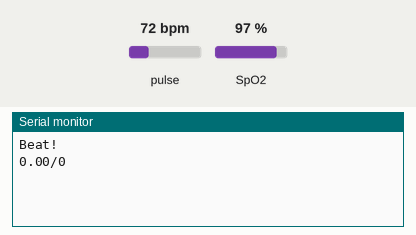
Simulated run of this sketch. Board: Arduino Uno, built with avr-gcc and run on an emulated ATmega328P. Parts: the last lines printed to the serial monitor. Inputs (shaded band) come from the test bench; at power-on: pulse 72 bpm, SpO2 97 %.

Above: at 1.2 s.
1.3 s: pulse set to 42 bpm
At 2.7 s:
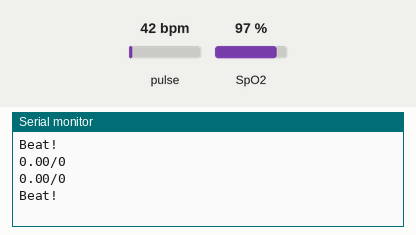
2.8 s: SpO2 set to 80 %
At 3.6 s:
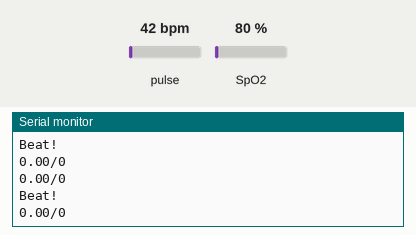
4.3 s: pulse set to 70 bpm
At 7.8 s:
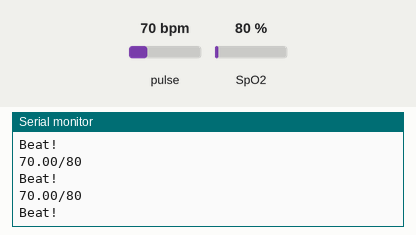
Timing chart, 0 to 9.3 s (numbered marks = the images above; inputs shaded):
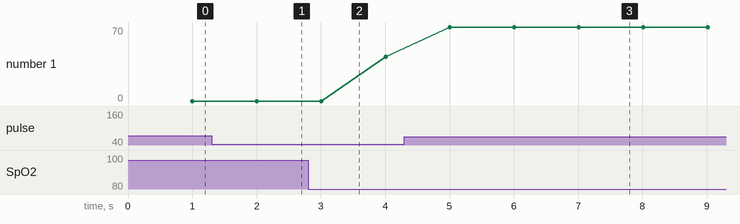

Measured:
- after the input at 4.3 s, the serial monitor: prints a new line after 0.71 s (image 3)
- plotted number 1: 42 → 70 after the input at 4.3 s

The sketch:

pulse_oximenter.ino
```cpp
#include <Wire.h>
#include "MAX30100_PulseOximeter.h"

#define REPORTING_PERIOD_MS     1000
PulseOximeter pox;

uint32_t tsLastReport = 0;
void onBeatDetected()
{
    Serial.println("Beat!");
}

void setup()
{
    Serial.begin(115200);

    //Serial.print("Initializing pulse oximeter..");
    pox.begin();
    pox.setOnBeatDetectedCallback(onBeatDetected);
}

void loop()
{
    pox.update();
    if (millis() - tsLastReport > REPORTING_PERIOD_MS) {
        Serial.print(pox.getHeartRate());
        Serial.print("/");
        Serial.println(pox.getSpO2());


        tsLastReport = millis();
    }
}
```
